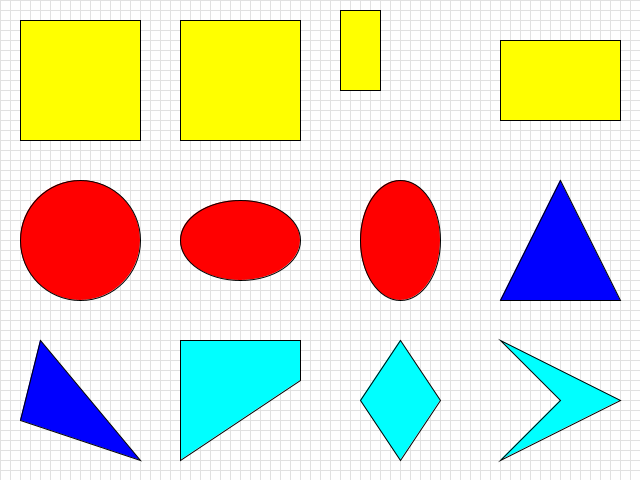
Frame 1 (no input)
Frame 60 (the mouse pressed at the canvas centre just before this capture): identical to frame 1, image omitted
Frame 120 (the mouse held since frame 60 and released just before this capture): identical to frame 1, image omitted

The Processing sketch that drew this single still picture (run headless with seeded random() and noise(); from frame 60 on, the mouse is pressed at the canvas centre):

// Processing sketch: drawing_basic_shapes
// ── drawing_basic_shapes.pde
void setup()
{
    size( 640, 480 );
    smooth();
}

void draw()
{
    background( 255 );
    
    drawGrid();

    stroke( 0 );

    // rectangles (yellow)
    fill( 255, 255, 0 );
    rect( 20, 20, 120, 120 );
    rect( 180, 20, 120, 120 );
    rect( 340, 10, 40, 80 );
    rect( 500, 40, 120, 80 );

    // ellipses (red)
    fill( 255, 0, 0 );
    ellipse( 80, 240, 120, 120 );
    ellipse( 240, 240, 120, 80 );
    ellipse( 400, 240, 80, 120 );

    // triangles (blue)
    fill( 0, 0, 255 );
    triangle( 560, 180, 620, 300, 500, 300 );
    triangle( 40, 340, 140, 460, 20, 420 );

    // quads (cyan)
    fill( 0, 255, 255 );
    quad( 180, 340, 300, 340, 300, 380, 180, 460 );
    quad( 400, 340, 440, 400, 400, 460, 360, 400 );
    quad( 500, 340, 620, 400, 500, 460, 560, 400 );
    
}

void drawGrid()
{
    stroke( 225 );
    for ( int i = 0; i < 64; i++ ) {
        line( i*10, 0, i*10, height );
    }

    for ( int i = 0; i < 48; i++ ) {
        line( 0, i*10, width, i*10 );
    }

}
